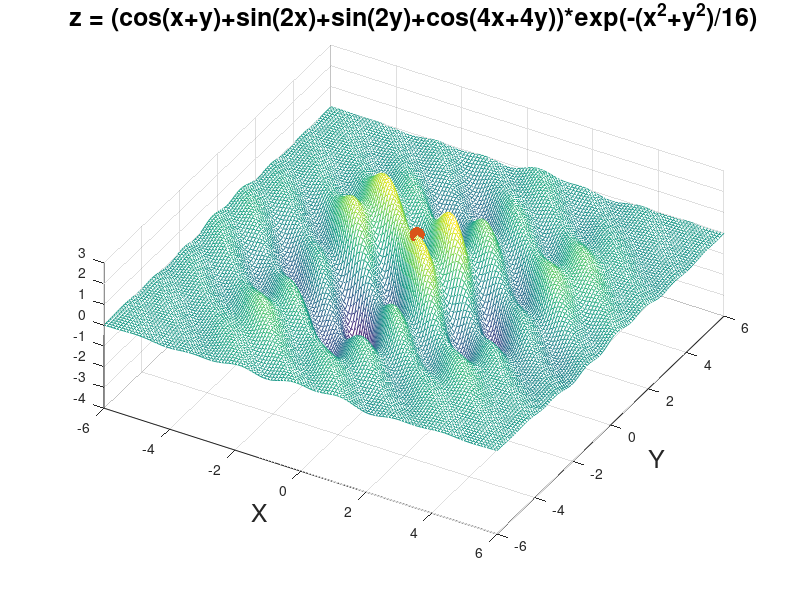
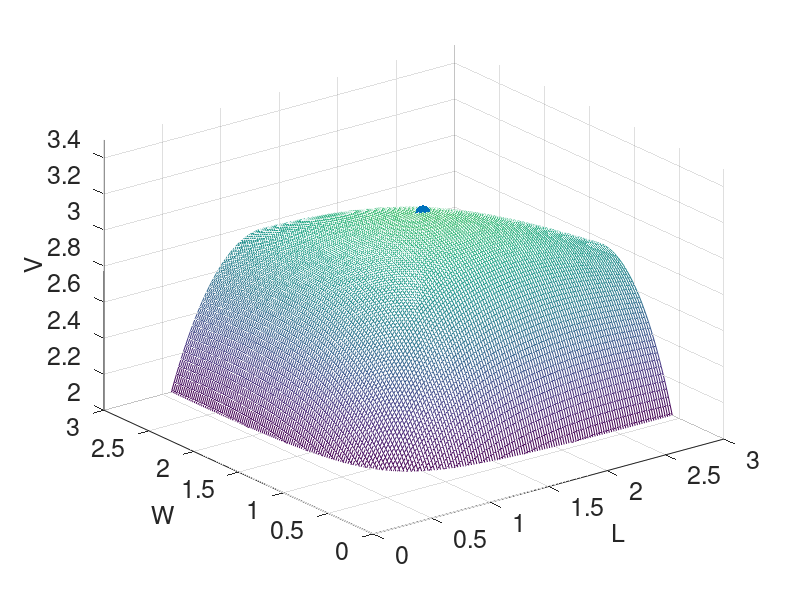

MATLAB code to generate these figures, in order: (Note: this script raises an error after producing the figures.)
%% Example 11: page 28 example
xgv = -1:0.1:5;
ygv = 1:0.1:6;

[X1,X2] = meshgrid(xgv,ygv);

Z = X1.^2 + X2.^2 - 4*X1 - 8*X2;

figure(7)
mesh(X1,X2,Z)
  view([30 60])

set(gca, 'fontSize', 18)
xlabel('X_1', 'fontSize', 18);
ylabel('X_2', 'fontSize', 18);
title('z = X_1^2 + X_2^2 - 4*X_1 - 8*X_2', 'fontSize', 18);

% Find minimum:
% Option 1: Exhaustive search of evaluated positions
[value, idx] = min(Z(:));
Z(idx)
X1(idx)
X2(idx)

% Option 2: Try a library function:
myFunction = @(r) r(1).^2 + r(2).^2 - 4*r(1) - 8*r(2); % Define function
r0 = [0,0]; % Initial guess of coords, "r" is an array for [x1, x2]

[x,fval] = fminsearch(myFunction, r0)
hold on
 scatter3(x(1), x(2), fval+0.5, 120, 'mo', 'filled')
hold off
% legend('mesh', 'fminsearch result')

%% Example 12: A harder problem 
% This is a maximisation of a function with oscillating ridges...
% Many methods will struggle with this type of problem...
xgv = -6:0.1:6;
ygv = -6:0.1:6;

[X1,X2] = meshgrid(xgv,ygv);

Z = (cos(X1+X2) + sin(2*X1) + sin(X2) + cos(4*X1 + 4*X2)).*...
     exp(-(X1.^2+X2.^2)/16 );
figure(7)
mesh(X1,X2,Z)
  view([30 60])
xlabel('X', 'fontSize', 18);
ylabel('Y', 'fontSize', 18);
title('z = (cos(x+y)+sin(2x)+sin(2y)+cos(4x+4y))*exp(-(x^2+y^2)/16)', ...
    'fontSize', 18);

  
% Define function:
myFunction = @(r)-1*(cos(r(1)+r(2))+sin(2*r(1))+sin(2*r(2))+ ...
                     cos(4*r(1)+4*r(2))).*exp(-(r(1).^2 + r(2).^2)/16); 
r0 = [0,0]; % Initial guess of coords, x(1) = x1, x(2) = x2

[x,fval] = fminsearch(myFunction, r0)
hold on
 scatter3(x(1), x(2), -fval, 120, 'mo', 'filled')
hold off
% legend('mesh', 'fminsearch result')

%%
% Example 13: Open tank volume:
Lgv = 0:0.02:3; % Plausible range of l
Wgv = 0:0.02:3;

[L,W] = meshgrid(Lgv,Wgv);

V = ( L.*W.*(10 - L.*W) )./(2*(L+W));

figure(8)
mesh(L,W,V)

set(gca, 'fontSize', 18)
xlabel('L', 'fontSize', 18);
ylabel('W', 'fontSize', 18);
zlabel('V', 'fontSize', 18);
% title('MATLAB meshgrid for open-top tank volume', 'fontSize', 18);

zlim([2 3.5])  % Make plot scale nice.
caxis([2 3.5])

[maxValue,index] = max(V(:)) % Find best Volume and co-ordinates

bestLength = L(index)
bestWidth  = W(index)
bestheight = (10 - bestLength*bestWidth)/(2* (bestLength+bestWidth))

% Alternatively, use fminsearch (of -f(x,y) to find maximum):
volFunction = @(r)  -(r(1).*r(2).*(10 - r(1).*r(2)))./(2*(r(1)+r(2)));
r0 = [2,2];

[r,fval] = fminsearch(volFunction, r0);
r
l = r(1)
w = r(2)
Vol   = -fval % minus sign  is for using fminsearch to find maximum...

hold on
 scatter3(l,w,Vol,  120, 'mo', 'filled')
hold off

%
%% Check Hessian with symbolic algebra:
syms x y
V = x*y*(10-x*y)/(2*(x+y));

H = hessian(V, [x y])

x = l;
y = w;
% Then run H at the command line
H_values = eval(H)
det(H_values)
% Positive determinant, with negative second deriv.s implies maximum. 

% Note: long-hand, Hessian should be a symmetric matrix with:
num  = 2*(l + w)^2*(-2*w^2*l-2*w^3) - w^2*(10-l^2-2*l*w)*4*(l+w);
num2 = 2*(l+w)^2*(20*w - 2*w*l^2 - 6*l*w^2) - w^2*(10-l^2-2*l*w)*4*(l+w);
den  = 4*(l+w)^4;
f11 = num/den 
f12 = num2/den


%% Example 14: Demonstration of Lagrangian minimisation principle
%   "What is the highest point within a given radius of a house on the side
%   of a hill?" 
%  - contrained optimisation if radius prevents reaching summit
%  - uncontstrained optimisation if the summit is inside the range

% Consider a hill of height (100 - x^2 - y^2)
xgv = -7:0.5:7;
ygv = -7:0.5:7;

[X,Y] = meshgrid(xgv,ygv);

Z = 100 - (X.^2 + Y.^2);

figure
mesh(X,Y,Z)

set(gca, 'fontSize', 18)
xlabel('x', 'fontSize', 18);
ylabel('y', 'fontSize', 18);
title('MATLAB meshgrid for a hill', 'fontSize', 18);
caxis([50 100])

% 
hold on
scatter3(6,0, 70, 120, 'ko', 'filled') % Plot position of house

%
theta = 0:0.1:(2*pi+0.1);  % Plot a 4-mile radius around house (4 mile in x-y)
xRad = 4*cos(theta) +6;
yRad = 4*sin(theta);
zRad = 96*ones(length(theta),1);
plot3(xRad,yRad,zRad, 'lineWidth', 3)

% Now draw the contour of Z for the maximum possible z...

theta2 = 0:0.1:(2*pi+0.1);  % Plot a 4-mile radius around house (4 mile in x-y)
xRad2 = 2*cos(theta2);
yRad2 = 2*sin(theta2);
zRad2 = 96*ones(length(theta2),1);
plot3(xRad2,yRad2,zRad, 'r',  'lineWidth', 3)

% And a contour for a non-maximised Z:
theta3 = 0:0.1:(2*pi+0.1);  % Plot a 4-mile radius around house (4 mile in x-y)
xRad3 = 3*cos(theta3);
yRad3 = 3*sin(theta3);
zRad3 = 96*ones(length(theta3),1);
plot3(xRad3,yRad3,zRad, 'm',  'lineWidth', 3)

hold off

% Observe that the highest point on the 4-mile radius is 
% where the constraint lies parallel to the contour of equal height
% If so then we can't increase height by moving along the constraint
%   Whereas if not then we can
% This gives the principle of Lagrangian maximisation (or minimisation)
% Specifically, that contour of equal function value (height) lies parallel
%  to the line of the constraint at a stationary point.
% This fact is then expressed in terms of the normal to those lines being 
% parallel - i.e grad(f) is parallel to grad(g)